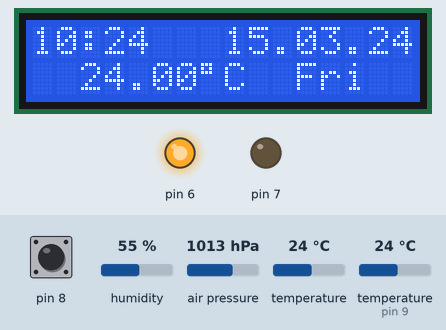
This sketch was run on a simulated Arduino Uno, built with avr-gcc and run on an emulated ATmega328P. On the bench: 16×2 character LCD, output pins drawn as LEDs (lit = HIGH). The test bench sets the inputs (shaded band); at power-on: pin 8 HIGH, temperature 24 °C, humidity 55 %, air pressure 1013 hPa, temperature (sensor on pin 9) 24 °C. The local clock reads 2024-03-15 10:24:30 at power-on unless the sketch sets it.

Above: at 1.2 s.
1.3 s: pin 8 pulled LOW for 0.15 s
At 1.39 s:
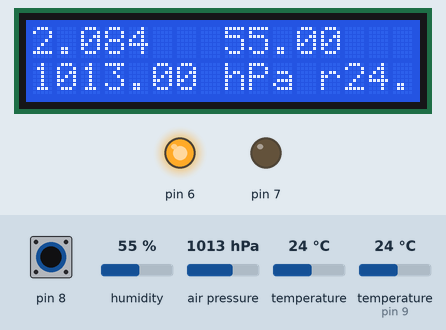
2.9 s: temperature (sensor 0) set to 27 °C
At 3.3 s:
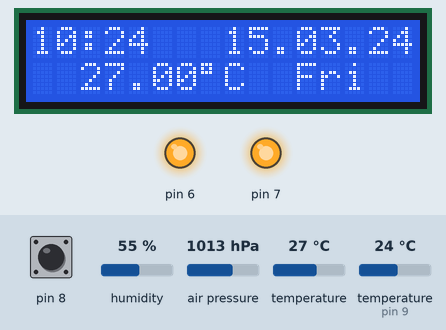
4.4 s: pin 8 pulled LOW for 1 s
At 5.2 s:
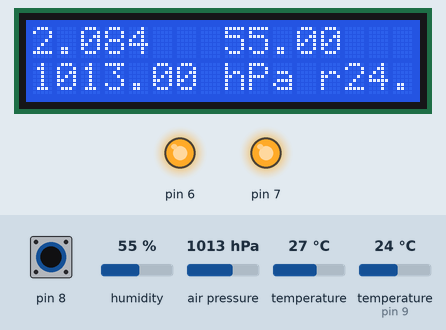
6.9 s: temperature (sensor 0) set to 12 °C
At 8.0 s:
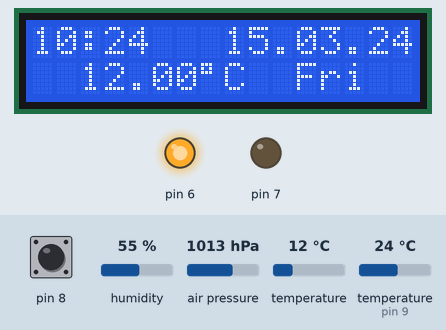
8.4 s: temperature (sensor 0) set to 19 °C
At 8.9 s:
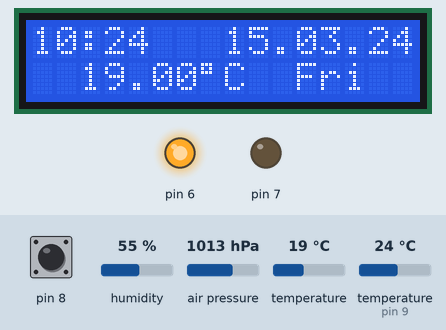
Timing chart, 0 to 11.4 s (numbered marks = the images above; inputs shaded):
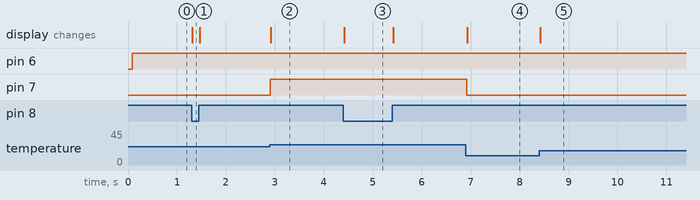

The sketch:

my_app.ino
```cpp
//Kompilacja z dnia 21.10.2022
//W pełni sprawna
//obsługa standardowego LCD

#include <DHT.h>
#include <DHT_U.h>
#include <IRremote.h>
#include <Adafruit_BMP280.h>
#include <Wire.h>
#include <DS3231.h>
#include <LiquidCrystal.h>
#include <SoftwareSerial.h>

//deklaracje
DS3231  rtc(SDA, SCL);
Adafruit_BMP280 bmp280;
DHT dht11(9,DHT11);
Time t;
LiquidCrystal lcd(12, 11, 5, 4, 3, 2);
//ir
const byte IR_RECEIVE_PIN = 10;

//stale
// On_Off by hour
const int OnHour = 18;
const int OnMin = 5;
const int OffHour = 18;
const int OffMin = 6;
// On/Off by temperature
const int hot = 25;
const int hpressure = 999;
char cieplo[14];
char cisnienie[15];
char wysokosc[14];

void setup() {
  Serial.begin(9600);
  //start odbiornika IR
   IrReceiver.begin(IR_RECEIVE_PIN, ENABLE_LED_FEEDBACK);
  //LCD
  lcd.begin(16, 2);
  //RTC
  rtc.begin();
  // przycisk
  pinMode(8, INPUT_PULLUP);
  //check bmp280 module
  if (!bmp280.begin(0x76)) //w nawiasie podajemy nasz adres I2C tutaj wpisałem 0x76
  {  // sprawdzamy czy czujnik odpowiada jesli nie wyświetlamy komunikat o błędzie
    Serial.println("Nie znaleziono czujnika - sprawdź połączenie!");
    while (1);
  }

}
void loop(){
  //ir
  if (IrReceiver.decode())
  {
     Serial.println(IrReceiver.decodedIRData.command);
     IrReceiver.resume();
  }
  //czujniki
  float temperature = bmp280.readTemperature();  // get temperature
  float pressure    = bmp280.readPressure();     // get pressure
  float altitude_   = bmp280.readAltitude(1013.25);
  float hum = dht11.readHumidity();
  float temperature_ = dht11.readTemperature();
  sprintf(cieplo, "%d.%02u%cC  ", (int)temperature, (int)(temperature * 100)%100, 223);
  sprintf(cisnienie, "%u.%02u hPa ", (int)(pressure/100), (int)((uint32_t)pressure % 100));
  int sensorVal = digitalRead(8);
  //diody
  if(pressure > hpressure){
    pinMode(6,OUTPUT);
    digitalWrite(6,HIGH);
  }
  else {
    pinMode(6,OUTPUT);
    digitalWrite(6,LOW);
  }
  if(temperature > hot){
    pinMode(7,OUTPUT);
    digitalWrite(7,HIGH);
  }
  else {
    pinMode(7,OUTPUT);
    digitalWrite(7,LOW);
  }
  // lcd
   if (sensorVal == HIGH) {
    lcd.setCursor(0, 0);
    lcd.print(rtc.getTimeStr(FORMAT_SHORT));
    lcd.setCursor(5, 0);
    lcd.print("  ");
    lcd.setCursor(8, 0);
    lcd.print(rtc.getDateStr(FORMAT_SHORT));
    lcd.setCursor(0, 1);
    lcd.print("  ");
    lcd.setCursor(2, 1);
    lcd.print(cieplo);
    lcd.setCursor(9, 1);
    lcd.print("  ");
    lcd.setCursor(11, 1);
    lcd.print(rtc.getDOWStr(FORMAT_SHORT));
    lcd.setCursor(14, 1);
    lcd.print("  ");
  } else {
    lcd.setCursor(0, 0);
    lcd.print(altitude_);
    lcd.setCursor(6, 0);
    lcd.print("  ");
      lcd.setCursor(8, 0);
      lcd.print(hum);
      lcd.setCursor(13, 0);
      lcd.print("   ");
    lcd.setCursor(0, 1);
    lcd.print(cisnienie);
    lcd.setCursor(11, 1);
    lcd.print(" ");
    lcd.setCursor(13, 1);
    lcd.print(temperature_);
  }
}
```

Measured:
- the behaviour switches between 25 and 26 °C on temperature (sensor 0) (found by bisection; images 1 and 2)
- after the input at 1.3 s, the display: changes at once (image 1)
- after the input at 2.9 s, pin 7: LOW → HIGH at once; the display: changes at once (image 2)
- after the input at 4.4 s, the display: changes at once (image 3)
- after the input at 6.9 s, pin 7: HIGH → LOW at once; the display: changes at once (image 4)
- after the input at 8.4 s, the display: changes at once (image 5)
